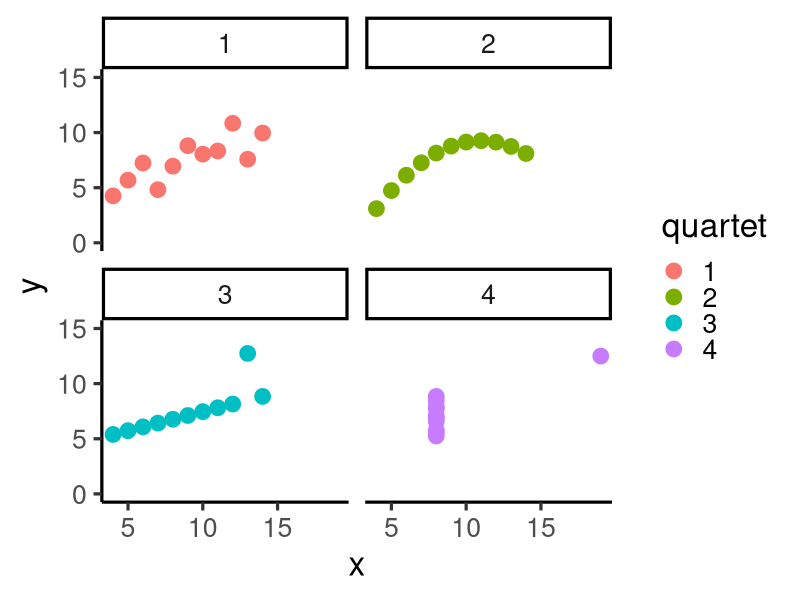

Reproduce this figure in R.
## ---- chunk 1
#| echo: false
require(tidyverse)

data(anscombe)
ac = anscombe
ac_long<-data.frame(x=c(ac[,1],
                        ac[,2],
                        ac[,3],
                        ac[,4]),
                    y=c(ac[,5],
                        ac[,6],
                        ac[,7],
                        ac[,8]),
                    quartet = as.factor(rep(1:4,each=11))
)

ggplot(ac_long, aes(x=x, y=y, color=quartet)) +
  geom_point(size = 5) +
  ylim(0, 15) +
  theme_classic(base_size = 24) +
  facet_wrap(~quartet)

## ---- chunk 2
#| echo: false
library(kableExtra)
ac_long_summary <- ac_long %>%
                    dplyr::group_by(quartet) %>%
                    dplyr::summarise(mean_x = mean(x),
                              var_x = var(x),
                              mean_y = mean(y),
                              var_y = var(y))

# knitr::kable(ac_long_summary)
kableExtra::kbl(ac_long_summary,
                escape = F, 
                align = "c", 
                digits = 2) %>%
  kableExtra::column_spec(1, bold = T) %>%
  kableExtra::kable_classic("striped", full_width = F)
